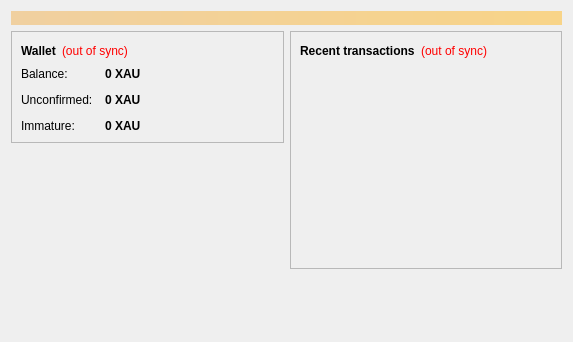
<?xml version="1.0" encoding="UTF-8"?>
<ui version="4.0">
 <class>OverviewPage</class>
 <widget class="QWidget" name="OverviewPage">
  <property name="geometry">
   <rect>
    <x>0</x>
    <y>0</y>
    <width>573</width>
    <height>342</height>
   </rect>
  </property>
  <property name="windowTitle">
   <string>Form</string>
  </property>
  <layout class="QVBoxLayout" name="topLayout">
   <item>
    <widget class="QLabel" name="labelAlerts">
     <property name="visible">
      <bool>false</bool>
     </property>
     <property name="styleSheet">
      <string notr="true">background-color: qlineargradient(x1: 0, y1: 0, x2: 1, y2: 0, stop:0 #F0D0A0, stop:1 #F8D488); color:#000000;</string>
     </property>
     <property name="wordWrap">
      <bool>true</bool>
     </property>
     <property name="margin">
      <number>3</number>
     </property>
    </widget>
   </item>
   <item>
    <layout class="QHBoxLayout" name="horizontalLayout" stretch="1,1">
     <item>
      <layout class="QVBoxLayout" name="verticalLayout_2">
       <item>
        <widget class="QFrame" name="frame">
         <property name="frameShape">
          <enum>QFrame::StyledPanel</enum>
         </property>
         <property name="frameShadow">
          <enum>QFrame::Raised</enum>
         </property>
         <layout class="QVBoxLayout" name="verticalLayout_4">
          <item>
           <layout class="QHBoxLayout" name="horizontalLayout_4">
            <item>
             <widget class="QLabel" name="label_5">
              <property name="font">
               <font>
                <weight>75</weight>
                <bold>true</bold>
               </font>
              </property>
              <property name="text">
               <string>Wallet</string>
              </property>
             </widget>
            </item>
            <item>
             <widget class="QLabel" name="labelWalletStatus">
              <property name="toolTip">
               <string>The displayed information may be out of date. Your wallet automatically synchronizes with the audium network after a connection is established, but this process has not completed yet.</string>
              </property>
              <property name="styleSheet">
               <string notr="true">QLabel { color: red; }</string>
              </property>
              <property name="text">
               <string notr="true">(out of sync)</string>
              </property>
              <property name="alignment">
               <set>Qt::AlignLeading|Qt::AlignLeft|Qt::AlignVCenter</set>
              </property>
             </widget>
            </item>
            <item>
             <spacer name="horizontalSpacer_2">
              <property name="orientation">
               <enum>Qt::Horizontal</enum>
              </property>
              <property name="sizeHint" stdset="0">
               <size>
                <width>40</width>
                <height>20</height>
               </size>
              </property>
             </spacer>
            </item>
           </layout>
          </item>
          <item>
           <layout class="QFormLayout" name="formLayout_2">
            <property name="fieldGrowthPolicy">
             <enum>QFormLayout::AllNonFixedFieldsGrow</enum>
            </property>
            <property name="horizontalSpacing">
             <number>12</number>
            </property>
            <property name="verticalSpacing">
             <number>12</number>
            </property>
            <item row="0" column="0">
             <widget class="QLabel" name="label">
              <property name="text">
               <string>Balance:</string>
              </property>
             </widget>
            </item>
            <item row="0" column="1">
             <widget class="QLabel" name="labelBalance">
              <property name="font">
               <font>
                <weight>75</weight>
                <bold>true</bold>
               </font>
              </property>
              <property name="cursor">
               <cursorShape>IBeamCursor</cursorShape>
              </property>
              <property name="toolTip">
               <string>Your current balance</string>
              </property>
              <property name="text">
               <string notr="true">0 XAU</string>
              </property>
              <property name="textInteractionFlags">
               <set>Qt::LinksAccessibleByMouse|Qt::TextSelectableByKeyboard|Qt::TextSelectableByMouse</set>
              </property>
             </widget>
            </item>
            <item row="1" column="0">
             <widget class="QLabel" name="label_3">
              <property name="text">
               <string>Unconfirmed:</string>
              </property>
             </widget>
            </item>
            <item row="1" column="1">
             <widget class="QLabel" name="labelUnconfirmed">
              <property name="font">
               <font>
                <weight>75</weight>
                <bold>true</bold>
               </font>
              </property>
              <property name="cursor">
               <cursorShape>IBeamCursor</cursorShape>
              </property>
              <property name="toolTip">
               <string>Total of transactions that have yet to be confirmed, and do not yet count toward the current balance</string>
              </property>
              <property name="text">
               <string notr="true">0 XAU</string>
              </property>
              <property name="textInteractionFlags">
               <set>Qt::LinksAccessibleByMouse|Qt::TextSelectableByKeyboard|Qt::TextSelectableByMouse</set>
              </property>
             </widget>
            </item>
            <item row="2" column="0">
             <widget class="QLabel" name="labelImmatureText">
              <property name="text">
               <string>Immature:</string>
              </property>
             </widget>
            </item>
            <item row="2" column="1">
             <widget class="QLabel" name="labelImmature">
              <property name="font">
               <font>
                <weight>75</weight>
                <bold>true</bold>
               </font>
              </property>
              <property name="toolTip">
               <string>Mined balance that has not yet matured</string>
              </property>
              <property name="text">
               <string notr="true">0 XAU</string>
              </property>
              <property name="textInteractionFlags">
               <set>Qt::LinksAccessibleByMouse|Qt::TextSelectableByKeyboard|Qt::TextSelectableByMouse</set>
              </property>
             </widget>
            </item>
           </layout>
          </item>
         </layout>
        </widget>
       </item>
       <item>
        <spacer name="verticalSpacer">
         <property name="orientation">
          <enum>Qt::Vertical</enum>
         </property>
         <property name="sizeHint" stdset="0">
          <size>
           <width>20</width>
           <height>40</height>
          </size>
         </property>
        </spacer>
       </item>
      </layout>
     </item>
     <item>
      <layout class="QVBoxLayout" name="verticalLayout_3">
       <item>
        <widget class="QFrame" name="frame_2">
         <property name="frameShape">
          <enum>QFrame::StyledPanel</enum>
         </property>
         <property name="frameShadow">
          <enum>QFrame::Raised</enum>
         </property>
         <layout class="QVBoxLayout" name="verticalLayout">
          <item>
           <layout class="QHBoxLayout" name="horizontalLayout_2">
            <item>
             <widget class="QLabel" name="label_4">
              <property name="text">
               <string>&lt;b&gt;Recent transactions&lt;/b&gt;</string>
              </property>
             </widget>
            </item>
            <item>
             <widget class="QLabel" name="labelTransactionsStatus">
              <property name="toolTip">
               <string>The displayed information may be out of date. Your wallet automatically synchronizes with the audium network after a connection is established, but this process has not completed yet.</string>
              </property>
              <property name="styleSheet">
               <string notr="true">QLabel { color: red; }</string>
              </property>
              <property name="text">
               <string notr="true">(out of sync)</string>
              </property>
              <property name="alignment">
               <set>Qt::AlignRight|Qt::AlignTrailing|Qt::AlignVCenter</set>
              </property>
             </widget>
            </item>
            <item>
             <spacer name="horizontalSpacer">
              <property name="orientation">
               <enum>Qt::Horizontal</enum>
              </property>
              <property name="sizeHint" stdset="0">
               <size>
                <width>40</width>
                <height>20</height>
               </size>
              </property>
             </spacer>
            </item>
           </layout>
          </item>
          <item>
           <widget class="QListView" name="listTransactions">
            <property name="styleSheet">
             <string notr="true">QListView { background: transparent; }</string>
            </property>
            <property name="frameShape">
             <enum>QFrame::NoFrame</enum>
            </property>
            <property name="verticalScrollBarPolicy">
             <enum>Qt::ScrollBarAlwaysOff</enum>
            </property>
            <property name="horizontalScrollBarPolicy">
             <enum>Qt::ScrollBarAlwaysOff</enum>
            </property>
            <property name="selectionMode">
             <enum>QAbstractItemView::NoSelection</enum>
            </property>
           </widget>
          </item>
         </layout>
        </widget>
       </item>
       <item>
        <spacer name="verticalSpacer_2">
         <property name="orientation">
          <enum>Qt::Vertical</enum>
         </property>
         <property name="sizeHint" stdset="0">
          <size>
           <width>20</width>
           <height>40</height>
          </size>
         </property>
        </spacer>
       </item>
      </layout>
     </item>
    </layout>
   </item>
  </layout>
 </widget>
 <resources/>
 <connections/>
</ui>
